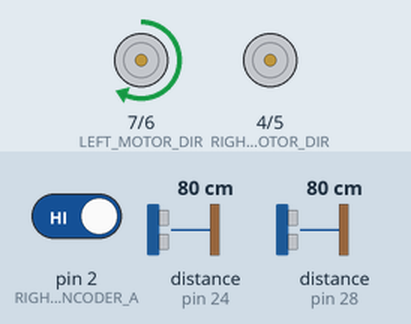
The sketch below on a simulated Arduino Uno, built with avr-gcc and run on an emulated ATmega328P. Parts: direction and speed pins drawn as motors (green arrow = direction pin HIGH = forward, orange = LOW = backward, longer = more drive). Inputs (shaded band) come from the test bench; at power-on: distance to the obstacle (sensors on pin 24, pin 28) 80 cm, pin 2 (RIGHT_ENCODER_A) HIGH. The echo pulse lasts 58.3 µs per cm.

Above: at 1.2 s.
1.3 s: distance to the obstacle (sensor on pin 24) set to 120 cm
At 1.52 s:
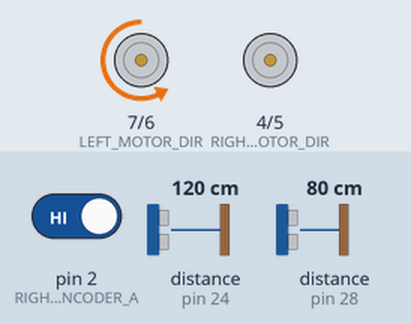
4.3 s: distance to the obstacle (sensor on pin 28) set to 33 cm
7.3 s: distance to the obstacle (sensor on pin 28) set to 26 cm
At 8.1 s:
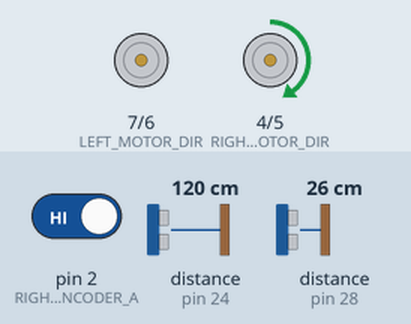
10.3 s: distance to the obstacle (sensor on pin 28) set to 35 cm
At 12.9 s:
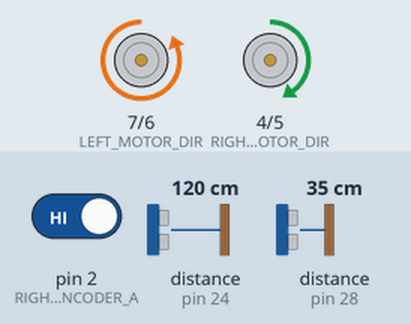
13.3 s: distance to the obstacle (sensor on pin 24) set to 4 cm
16.3 s: distance to the obstacle (sensor on pin 24) set to 7 cm
At 21.7 s:
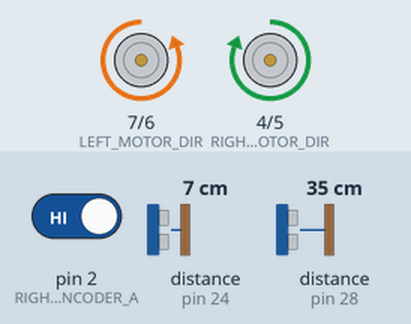
Timing chart, 0 to 24.0 s (numbered marks = the images above; inputs shaded):
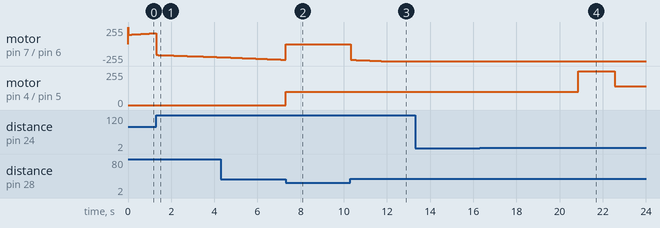

The sketch:

fsm_pid_ultrasonic.ino
```cpp
#include <NewPing.h>

#define LEFT_SENSOR_TRIGGER 22
#define LEFT_SENSOR_ECHO 24
#define FRONT_SENSOR_TRIGGER 26
#define FRONT_SENSOR_ECHO 28
#define LEFT_MOTOR_PWM 6
#define LEFT_MOTOR_DIR 7
#define RIGHT_MOTOR_PWM 5
#define RIGHT_MOTOR_DIR 4
#define LEFT_ENCODER_A 18
#define LEFT_ENCODER_B 19
#define RIGHT_ENCODER_A 2
#define RIGHT_ENCODER_B 3
#define ENCODER_TICKS_PER_REV 24
#define WHEEL_DIAMETER 6.5
#define BASE_SPEED 100
#define MIN_TURN_DISTANCE 30
#define TURN_SPEED 100

NewPing leftSensor(LEFT_SENSOR_TRIGGER, LEFT_SENSOR_ECHO, 100);
NewPing frontSensor(FRONT_SENSOR_TRIGGER, FRONT_SENSOR_ECHO, 100);

volatile int leftEncoderTicks = 0;
volatile int rightEncoderTicks = 0;

float targetSpeed = BASE_SPEED;
float leftError = 0;
float leftIntegral = 0;
float leftDerivative = 0;
float lastLeftError = 0;
float rightError = 0;
float rightIntegral = 0;
float rightDerivative = 0;
float lastRightError = 0;
unsigned long lastEncoderUpdateTime = 0;

enum State {
  FOLLOW_LEFT_WALL,
  TURN_RIGHT,
};

State state = FOLLOW_LEFT_WALL;

void leftEncoderISR() {
  if (digitalRead(LEFT_ENCODER_B) == LOW) {
    leftEncoderTicks++;
  } else {
    leftEncoderTicks--;
  }
}

void rightEncoderISR() {
  if (digitalRead(RIGHT_ENCODER_B) == LOW) {
    rightEncoderTicks++;
  } else {
    rightEncoderTicks--;
  }
}

void leftPID() {
  unsigned long now = millis();
  if (now - lastEncoderUpdateTime >= 10) {
    lastEncoderUpdateTime = now;
    float speed = (float)leftEncoderTicks * (float)WHEEL_DIAMETER * PI / (float)ENCODER_TICKS_PER_REV / 0.01;
    leftEncoderTicks = 0;
    leftError = targetSpeed - speed;
    leftIntegral += leftError * 0.01;
    leftDerivative = (leftError - lastLeftError) / 0.01;
    lastLeftError = leftError;
    float pidOutput = 0.4 * leftError + 0.2 * leftIntegral + 0.2 * leftDerivative;
    int pwm = BASE_SPEED + (int)pidOutput;
    if (pwm < 0) {
      pwm = 0;
    } else if (pwm > 255) {
      pwm = 255;
    }
    analogWrite(LEFT_MOTOR_PWM, pwm);
  }
}

void rightPID() {
  unsigned long now = millis();
  if (now - lastEncoderUpdateTime >= 10) {
    lastEncoderUpdateTime = now;
    float speed = (float)rightEncoderTicks * (float)WHEEL_DIAMETER * PI / (float)ENCODER_TICKS_PER_REV / 0.01;
    rightEncoderTicks = 0;
    rightError = targetSpeed - speed;
    rightIntegral += rightError * 0.01;
    rightDerivative = (rightError - lastRightError) / 0.01;
    lastRightError = rightError;
    float pidOutput = 0.4 * rightError + 0.2 * rightIntegral + 0.2 * rightDerivative;
    int pwm = BASE_SPEED + (int)pidOutput;
    if (pwm < 0) {
      pwm = 0;
    } else if (pwm > 255) {
      pwm = 255;
    }
    analogWrite(RIGHT_MOTOR_PWM, pwm);
  }
}

void setup() {
  pinMode(LEFT_MOTOR_DIR, OUTPUT);
  pinMode(LEFT_MOTOR_PWM, OUTPUT);
  pinMode(RIGHT_MOTOR_DIR, OUTPUT);
  pinMode(RIGHT_MOTOR_PWM, OUTPUT);
  pinMode(LEFT_ENCODER_A, INPUT_PULLUP);
  pinMode(LEFT_ENCODER_B, INPUT_PULLUP);
  pinMode(RIGHT_ENCODER_A, INPUT_PULLUP);
  pinMode(RIGHT_ENCODER_B, INPUT_PULLUP);
  attachInterrupt(digitalPinToInterrupt(LEFT_ENCODER_A), leftEncoderISR, CHANGE);
  attachInterrupt(digitalPinToInterrupt(RIGHT_ENCODER_A), rightEncoderISR, CHANGE);
  Serial.begin(9600);
}

void loop() {
  switch (state) {
    case FOLLOW_LEFT_WALL:
      targetSpeed = BASE_SPEED;
      leftPID();
      rightPID();
      if (frontSensor.ping_cm() < MIN_TURN_DISTANCE) {
        state = TURN_RIGHT;
      } else if (leftSensor.ping_cm() > 30) {
        digitalWrite(LEFT_MOTOR_DIR, HIGH);
        digitalWrite(RIGHT_MOTOR_DIR, LOW);
      } else if (leftSensor.ping_cm() < 20) {
        digitalWrite(LEFT_MOTOR_DIR, LOW);
        digitalWrite(RIGHT_MOTOR_DIR, HIGH);
      }
      break;

    case TURN_RIGHT:
      analogWrite(LEFT_MOTOR_PWM, 0);
      analogWrite(RIGHT_MOTOR_PWM, TURN_SPEED);
      delay(1000);
      state = FOLLOW_LEFT_WALL;
      break;
  }
}
```

Measured:
- the behaviour switches between 30 and 29 cm on distance to the obstacle (sensor on pin 28) (found by bisection; images 1 and 2)
- after the input at 7.3 s, motor on pin 4 (RIGHT_MOTOR_DIR) / pin 5 (RIGHT_MOTOR_PWM): stopped → forward 100/255 at once
- after the input at 10.3 s, motor on pin 7 (LEFT_MOTOR_DIR) / pin 6 (LEFT_MOTOR_PWM): moves from stopped to backward 255/255 over 1.4 s, starting at once
- after the input at 13.3 s, every drawn part: stays the same
